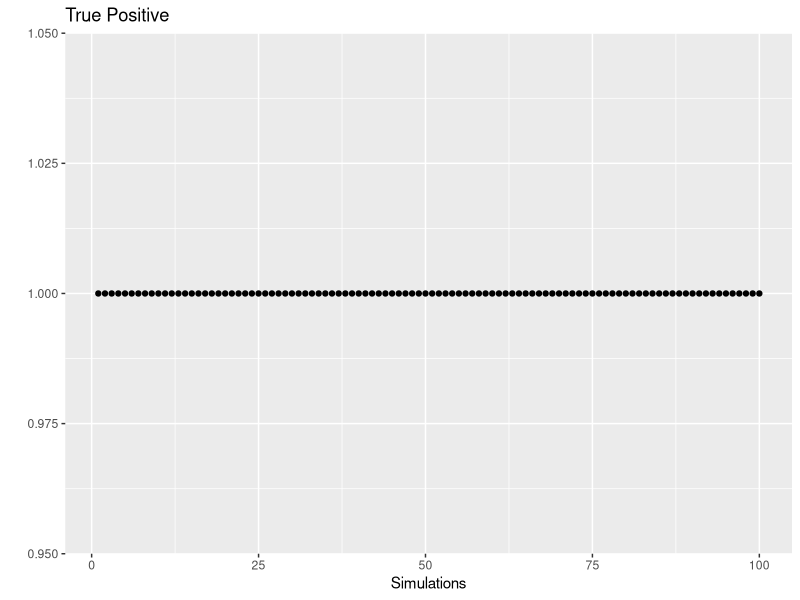
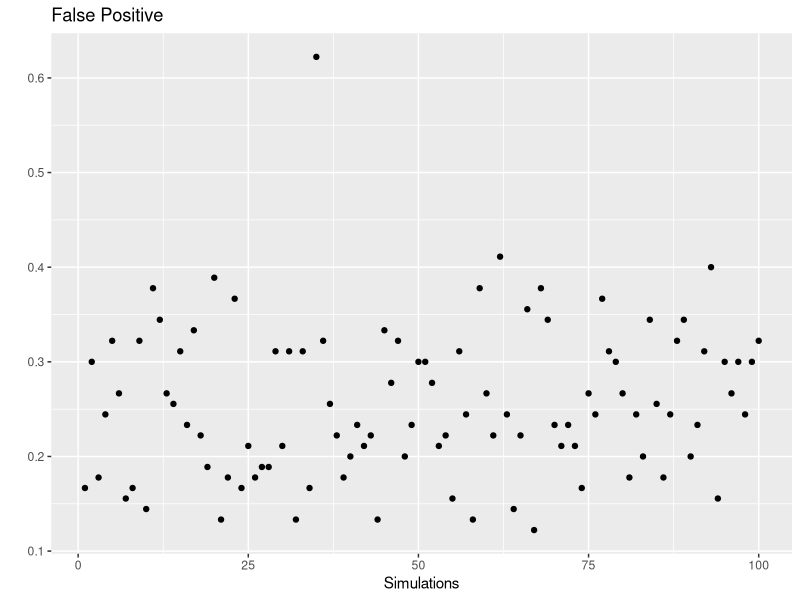
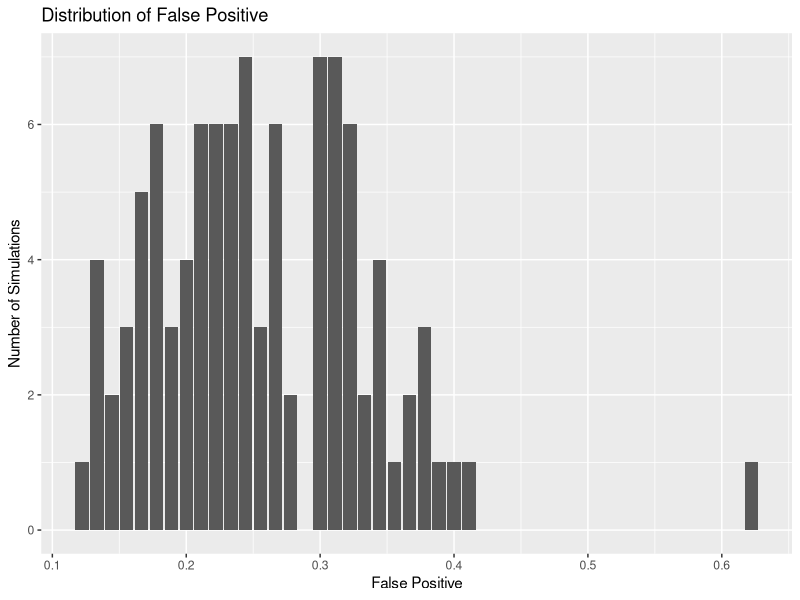

R code for these plots, in order:
## ---- chunk 1
knitr::opts_chunk$set(echo = TRUE)
## ---- chunk 2
library(glmnet)
library(MASS)
library(mvtnorm)
library(Metrics)
library(ggplot2)


ex8 <- function(x){
  # a)

  set.seed(x)
  # Matrix with 100 columns and 1000 rows
  X <- rmvnorm(n = 1000, mean = rep(0, 100), sigma = diag(100))
  # First 100 rows of each column
  train_X <- X[1:100,]
  # Other rows
  test_X <- X[101:1000,]
  # 1000 N(0,0.1) distributed values
  epsilon <- rnorm(n = 1000, mean = 0, sd = sqrt(0.1))
  # Calculate Y by formula
  Y <- rowSums(X[,1:10])+epsilon
  # First 100 elements of calculated Y
  train_Y <- Y[1:100]
  # Rest of elements
  test_Y <- Y[101:1000]
  # Fit lasso model on training dataset
  lasso <- glmnet(train_X, train_Y, alpha=1)
  # Get different lambdas
  lambda <- lasso$lambda
  # Create vector to store the predictions
  predictions <- c()
  # Loop through each lambda to predict on test data set 
  # and calculate the root mean squared error
  for (i in 1:length(lambda)) {
    prediction <- predict(lasso, newx=test_X, s=lambda[i])
    predictions[i] <- rmse(test_Y, prediction)
  }
  # Find the best predictive lambda (where the RMSE is the smallest)
  lambda_best <- lambda[which(predictions==min(predictions))]
  
  #b)
  
  # Get coefficients for best lambda and create a matrix without the intercept
  coefs <- as.matrix(coef(lasso, s=lambda_best)[-1,])
  # Converting them to true or false if they are unequal to 0 or not
  coefs <- coefs[,1]!=0
  # Correct if we have unequal to 0 for the first 10 (relevant ones)
  correctly <- sum(coefs[1:10])
  # Wrong if have unequal to 0 for the others
  wrongly <- sum(coefs[11:100])
  # Proportion of correct ones
  true_positive <- correctly/10
  # Proportion of wrong ones
  false_positive <- wrongly/90
  # Giving back a vector with the true positive and false positive values
  return(c(true_positive, false_positive))
}
# Draw the 100 datasets and rowbind the results and put it in a dataframe
sets <- as.data.frame(do.call(rbind, lapply(1:100, ex8)))

# Visualize True positive values of the 100 datasets
ggplot(data=sets, mapping=aes(x=1:100, y=V1)) +
  geom_point() +
  labs(y="",
       x="Simulations",
       title="True Positive")

## ---- chunk 3

# Visualize False positive values of the 100 datasets
ggplot(data=sets, mapping=aes(x=1:100, y=V2)) +
  geom_point() +
    labs(y="",
         x="Simulations",
         title="False Positive")

# Visualize distribution
ggplot(data=sets, mapping=aes(x=V2)) +
  geom_bar() +
    labs(y="Number of Simulations",
         x="False Positive",
         title="Distribution of False Positive")

# >Mean value of false positive
mean(sets[,2])
